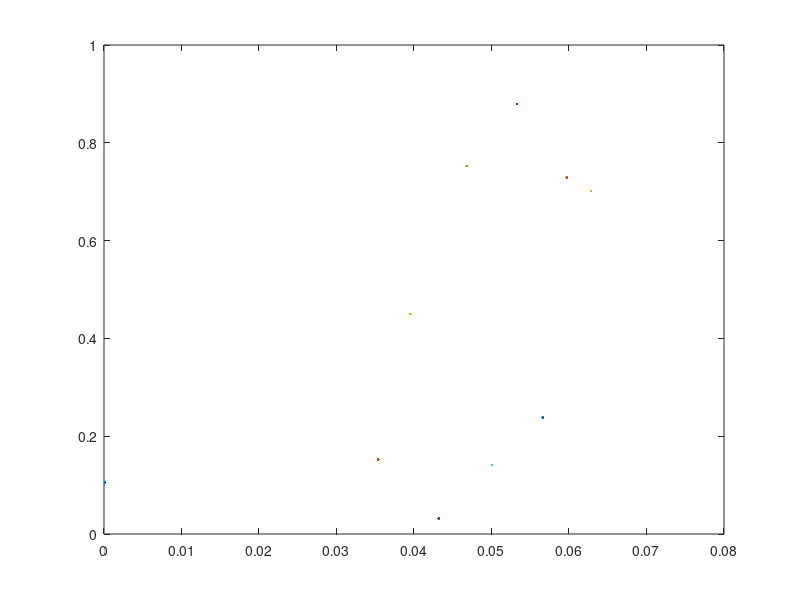

MATLAB code to generate this figure:
%Second version of the dataAcquire program to teach students basic MATLAB
%skills. These programs build on each other to the final version. This
%version has a loop which runs ten times, and plots a random data point
%each loop. The values are plotted versus the clock time, and the times and
%data points are stored arrays.
%
% Skills: making a MATLAB script, making a loop, initializing variables,
% plotting, workin with times, concatenating arrays

clear all; % clears variables from the workspace
close all; % closes all current figures

i=0;
startTime=clock();
timeArray=[];
sampleArray=[];

while(i<10)
    i=i+1
    timeNow=etime(clock(),startTime);
    sampleNow=rand(1);
    plot(timeNow,sampleNow,'.')
    hold on
    timeArray=[timeArray; timeNow];      % Builds growing time array; size of this array = Rate*DurationInSeconds
    sampleArray=[sampleArray; sampleNow]; 
    pause(1)
end

timeArray
sampleArray